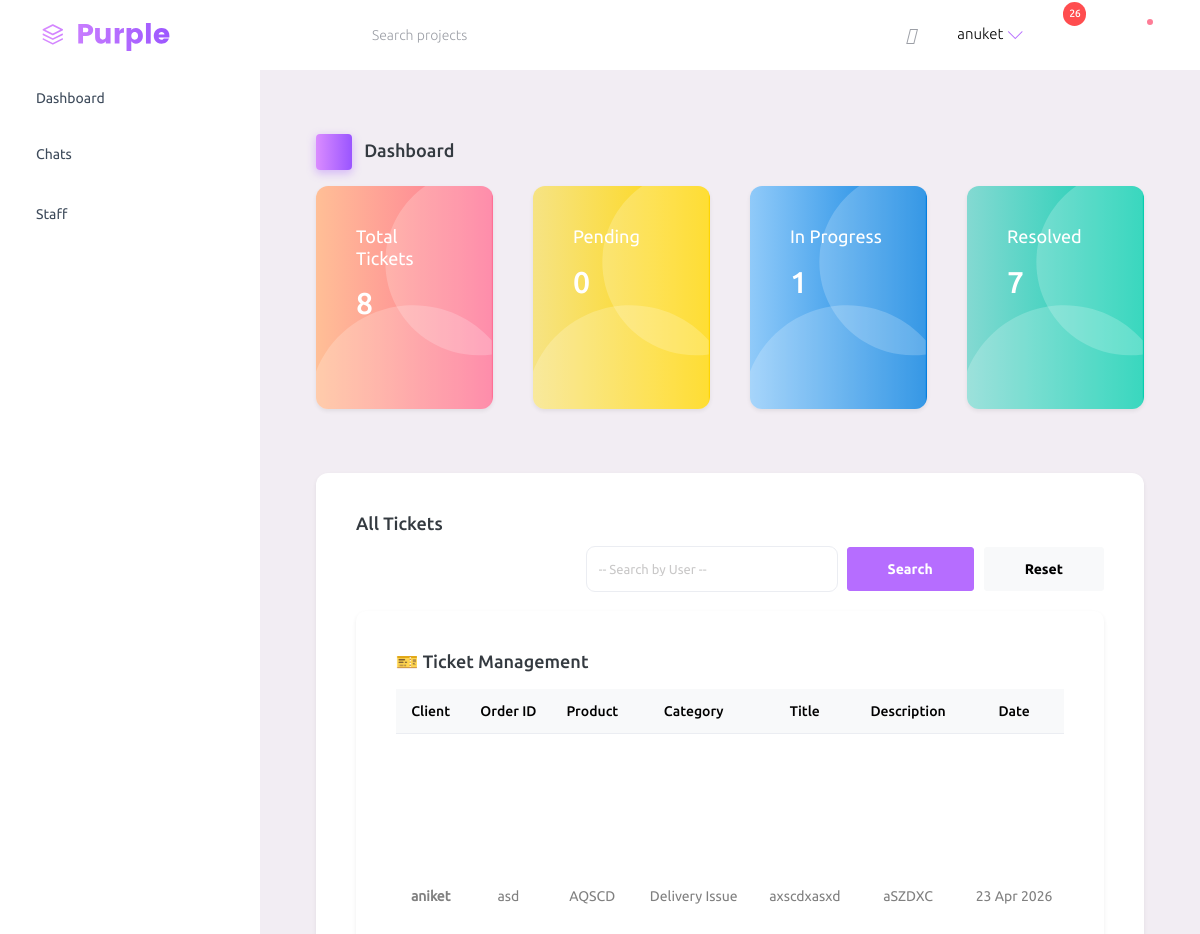
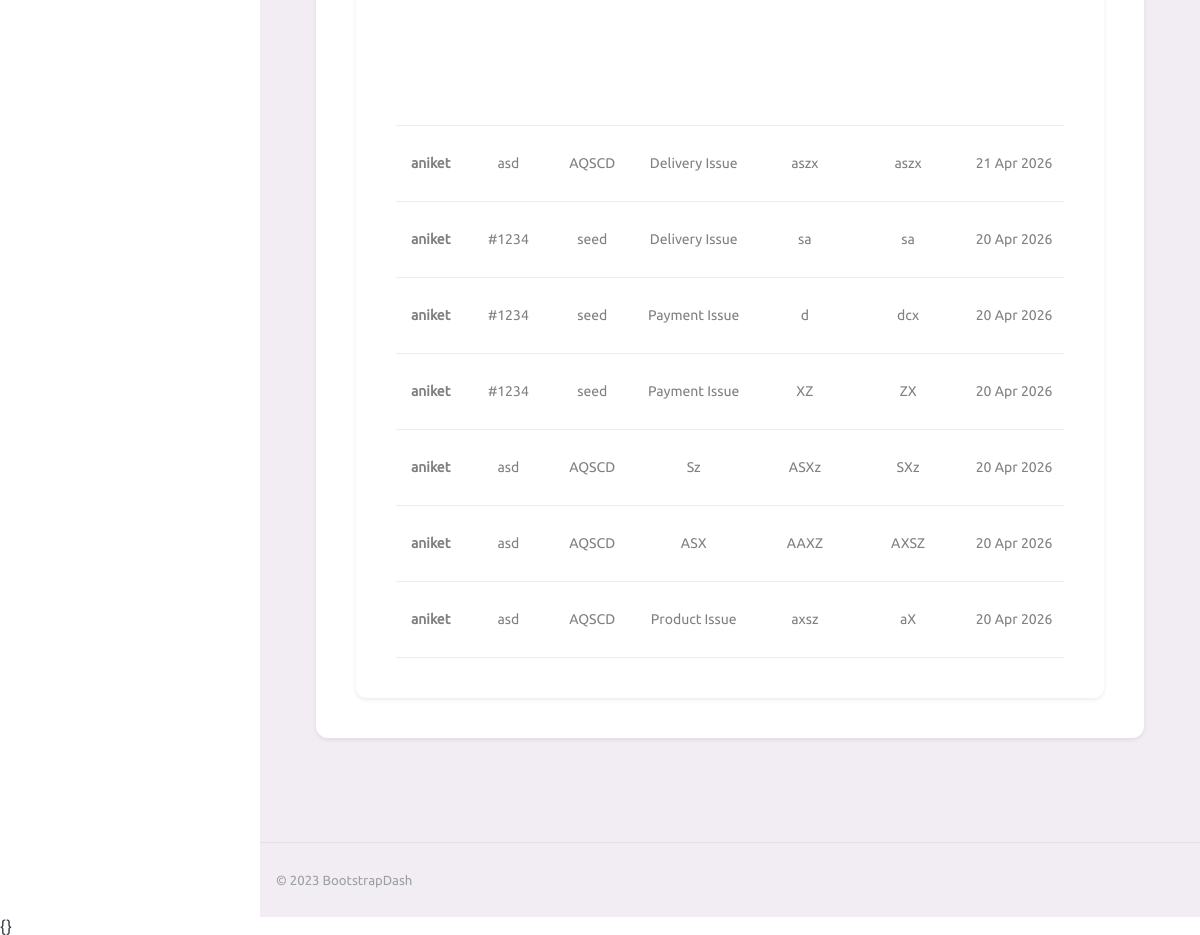
/admin-dashboard/ (signed in), run on the app's committed database (2 pictures, top to bottom).
### user/models.py (models this page shows, shortened)
class Ticket(models.Model):
    STATUS_CHOICES = [
        ('pending', 'Pending'),
        ('in_progress', 'In Progress'),
        ('resolved', 'Resolved'),
    ]
    user = models.ForeignKey(User, on_delete=models.CASCADE)
    title = models.CharField(max_length=255)
    description = models.TextField()
    image = models.ImageField(upload_to='tickets/images/', blank=True, null=True)
    document = models.FileField(upload_to='tickets/docs/', blank=True, null=True)
    purchase = models.ForeignKey(Purchase, on_delete=models.CASCADE, blank=True, null=True)
    other = models.CharField(max_length=255, blank=True, null=True)
    assigned_to = models.ForeignKey(User, on_delete=models.SET_NULL, null=True, blank=True, limit_choices_to={'is_staff': True}, related_name='assigned_tickets')
    category = models.CharField(max_length=50,blank=True, null=True)
    status = models.CharField(max_length=20, choices=STATUS_CHOICES, default='pending')
    created_at = models.DateTimeField(auto_now_add=True)

class Purchase(models.Model):
    mobile = models.CharField(max_length=15, null=True, blank=True)
    user = models.ForeignKey(User, on_delete=models.CASCADE)
    product_name = models.CharField(max_length=200)
    purchase_id = models.CharField(max_length=100)
    created_at = models.DateTimeField(auto_now_add=True)

### user/views.py (the view)
# urls.py: path('admin-dashboard/', views.admin_dashboard, name='admin_dashboard'),
@login_required(login_url='admin_login')
def admin_dashboard(request):
    if not request.user.is_staff:
        return redirect('admin_login')
    selected_user = request.GET.get('user')
    selected_purchase = request.GET.get('purchase_id')
    tickets = Ticket.objects.all().order_by('-created_at')
    if selected_user:
        tickets = tickets.filter(user_id=selected_user)
    total = tickets.count()
    pending = tickets.filter(status='pending').count()
    resolved = tickets.filter(status='resolved').count()
    in_progress = tickets.filter(status='in_progress').count()
    users = User.objects.filter(ticket__isnull=False).distinct()
    staff_users = User.objects.filter(is_staff=True)
    new_tickets = Ticket.objects.filter(status='pending').order_by('-created_at')[:5]
    unread_messages = TicketComment.objects.filter(
        is_read=False
    ).order_by('-created_at')[:5]
    unread_count = TicketComment.objects.filter(
        is_read=False
    ).count()
    tickets_with_messages = Ticket.objects.filter(
        chats__sender__is_staff=False
    ).distinct().order_by('-created_at')
    if selected_user:
        tickets_with_messages = tickets_with_messages.filter(user_id=selected_user)
    gallery_tickets = Ticket.objects.all().order_by('-created_at')
    if selected_user:
        gallery_tickets = gallery_tickets.filter(user_id=selected_user)
    if selected_purchase:
        gallery_tickets = gallery_tickets.filter(
            purchase__purchase_id=selected_purchase
        )
    if selected_user:
         purchases = Purchase.objects.filter(user_id=selected_user).distinct()
    else:
        purchases = Purchase.objects.none()
    return render(request, 'Dashboard/index.html', {
        'total': total,
        'pending': pending,
        'resolved': resolved,
        'in_progress': in_progress,
        'tickets': tickets,
        'staff_users': staff_users,
        'new_tickets': new_tickets,
        'unread_messages': unread_messages,
        'unread_count': unread_count,
        'tickets_with_messages': tickets_with_messages,
        'users': users,
        'purchases': purchases,
        'selected_user': selected_user,
        'selected_purchase': selected_purchase,
        'gallery_tickets': gallery_tickets,
    })

### user/templates/Dashboard/index.html (shortened to what this page needs)
{% extends 'Dashboard/base.html' %}
{% block content %}
{% load static %}
<div class="main-panel" style="margin-left:0 !important; width:100% !important;">
  <div class="content-wrapper" style="padding:20px; width:100%;">
    <div class="page-header mb-3">
      <h3 class="page-title">
        <span class="page-title-icon bg-gradient-primary text-white me-2">
          <i class="mdi mdi-home"></i>
        </span>
        Dashboard
      </h3>
    </div>
    <div class="row">
      <div class="col-md-3 stretch-card grid-margin">
        <div class="card bg-gradient-danger card-img-holder text-white shadow-sm" style="border-radius:12px; overflow:hidden;">
          <div class="card-body">
            <img src="{% static 'assets/images/dashboard/circle.svg' %}" class="card-img-absolute" />
            <h4 class="font-weight-normal mb-3">
            </h4>
            <h2 class="mb-5">{{ total }}</h2>
          </div>
        </div>
      </div>
      <div class="col-md-3 stretch-card grid-margin">
        <div class="card bg-gradient-warning card-img-holder text-white shadow-sm" style="border-radius:12px; overflow:hidden;">
          <div class="card-body">
            <img src="{% static 'assets/images/dashboard/circle.svg' %}" class="card-img-absolute" />
            <h4 class="font-weight-normal mb-3">
            </h4>
            <h2 class="mb-5">{{ pending }}</h2>
          </div>
        </div>
      </div>
      <div class="col-md-3 stretch-card grid-margin">
        <div class="card bg-gradient-info card-img-holder text-white shadow-sm" style="border-radius:12px; overflow:hidden;">
          <div class="card-body">
            <img src="{% static 'assets/images/dashboard/circle.svg' %}" class="card-img-absolute" />
            <h4 class="font-weight-normal mb-3">
            </h4>
            <h2 class="mb-5">{{ in_progress }}</h2>
          </div>
        </div>
      </div>
      <div class="col-md-3 stretch-card grid-margin">
        <div class="card bg-gradient-success card-img-holder text-white shadow-sm" style="border-radius:12px; overflow:hidden;">
          <div class="card-body">
            <img src="{% static 'assets/images/dashboard/circle.svg' %}" class="card-img-absolute" />
            <h4 class="font-weight-normal mb-3">
            </h4>
            <h2 class="mb-5">{{ resolved }}</h2>
          </div>
        </div>
      </div>
    </div>
    <div class="row mt-4">
      <div class="col-12 grid-margin">
        <div class="card shadow-sm" style="border-radius:12px;">
          <div class="card-body">
            <h4 class="card-title">All Tickets</h4>
            <form method="GET" style="margin-bottom: 20px; display:flex; justify-content:flex-end;">
              <div style="display:flex; gap:10px;">
                <select name="user" class="form-control" style="width:250px; border-radius:8px;">
                  <option value="">-- Search by User --</option>
                </select>
                <button type="submit" class="btn btn-primary">Search</button>
                <a href="{% url 'admin_dashboard' %}" class="btn btn-light">Reset</a>
              </div>
            </form>
            <div class="card shadow-sm" style="border-radius:10px;">
              <div class="card-body">
                <h4 class="card-title mb-3">🎫 Ticket Management</h4>
                <div class="table-responsive" style="overflow-x:auto;">
                  <table class="table table-hover table-sm align-middle text-center" style="min-width:1200px;">
                    <thead class="table-light">
                      <tr>
                        <th>Client</th>
                        <th>Order ID</th>
                        <th>Product</th>
                        <th>Category</th>
                        <th>Title</th>
                        <th>Description</th>
                        <th>Date</th>
                      </tr>
                    </thead>
                    <tbody>
                      {% for t in tickets %}
                      <tr>
                        <td><b>{{ t.user.username }}</b></td>
                        <td>{{ t.purchase.purchase_id }}</td>
                        <td>{{ t.purchase.product_name }}</td>
                        <td>{{ t.category|default:"-" }}</td>
                        <td>{{ t.title|default:"-" }}</td>
                        <td style="max-width:150px; white-space:nowrap; overflow:hidden; text-overflow:ellipsis;">
                          {{ t.description|truncatechars:20 }}
                        </td>
                        <td>{{ t.created_at|date:"d M Y" }}</td>
                      </tr>
                      {% endfor %}
                    </tbody>
                  </table>
                </div>
              </div>
            </div>
          </div>
        </div>
      </div>
    </div>
  </div>
</div>
{% endblock %}

### user/templates/Dashboard/base.html (shortened to what this page needs)
{% load static %}
<!doctype html>
<html lang="en">
  <head>
    <link
      rel="stylesheet"
      href="{% static 'assets/vendors/mdi/css/materialdesignicons.min.css' %}"
    />
    <link
      rel="stylesheet"
      href="{% static 'assets/vendors/ti-icons/css/themify-icons.css' %}"
    />
    <link
      rel="stylesheet"
      href="{% static 'assets/vendors/css/vendor.bundle.base.css' %}"
    />
    <link
      rel="stylesheet"
      href="{% static 'assets/vendors/font-awesome/css/font-awesome.min.css' %}"
    />
    <link
      rel="stylesheet"
      href="{% static 'assets/vendors/bootstrap-datepicker/bootstrap-datepicker.min.css' %}"
    />
    <link rel="stylesheet" href="{% static 'assets/css/style.css' %}" />
  </head>
  <body>
    <div class="container-scroller">
      <nav
        class="navbar default-layout-navbar col-lg-12 col-12 p-0 fixed-top d-flex flex-row"
      >
        <div
          class="text-center navbar-brand-wrapper d-flex align-items-center justify-content-start"
        >
          <a class="navbar-brand brand-logo" href="index.html"
            ><img src="assets/images/logo.svg" alt="logo"
          /></a>
        </div>
        <div class="navbar-menu-wrapper d-flex align-items-stretch">
          <button
            class="navbar-toggler navbar-toggler align-self-center"
            type="button"
            data-toggle="minimize"
          >
            <span class="mdi mdi-menu"></span>
          </button>
          <div class="search-field d-none d-md-block">
            <form class="d-flex align-items-center h-100" action="#">
              <div class="input-group">
                <div class="input-group-prepend bg-transparent">
                  <i class="input-group-text border-0 mdi mdi-magnify"></i>
                </div>
                <input
                  type="text"
                  class="form-control bg-transparent border-0"
                  placeholder="Search projects"
                />
              </div>
            </form>
          </div>
          <ul class="navbar-nav navbar-nav-right">
            <li class="nav-item nav-profile dropdown">
              <a
                class="nav-link dropdown-toggle"
                id="profileDropdown"
                href="#"
                data-bs-toggle="dropdown"
              >
                <div class="nav-profile-img">
                  <i class="fa-solid fa-user"></i>
                </div>
                <div class="nav-profile-text">
                  <p class="mb-1 text-black">{{ request.user.username }}</p>
                </div>
              </a>
            </li>
          <li class="nav-item dropdown">
  <a class="nav-link count-indicator dropdown-toggle"
     data-bs-toggle="dropdown"
     style="position:relative; cursor:pointer;">
    <i class="mdi mdi-email-outline" style="font-size:22px;"></i>
    {% if unread_count > 0 %}
    <span style="
      position:absolute;
      top:2px;
      right:2px;
      background:#ff4d4f;
      color:white;
      font-size:10px;
      padding:3px 6px;
      border-radius:50%;
      font-weight:600;">
      {{ unread_count }}
    </span>
    {% endif %}
  </a>
</li>
            <li class="nav-item dropdown">
              <a
                class="nav-link count-indicator dropdown-toggle"
                data-bs-toggle="dropdown"
              >
                <i class="mdi mdi-bell-outline"></i>
                <span class="count-symbol bg-danger"></span>
              </a>
            </li>
          </ul>
        </div>
      </nav>
      <div class="container-fluid page-body-wrapper">
        <nav class="sidebar sidebar-offcanvas" id="sidebar">
          <ul class="nav">
            <li class="nav-item">
              <a class="nav-link" href="{% url 'admin_dashboard' %}">
                <span class="menu-title">Dashboard</span>
                <i class="mdi mdi-home menu-icon"></i>
              </a>
            </li>
          <li class="nav-item">
  <a
    class="nav-link"
    data-bs-toggle="collapse"
    href="#chatMenu"
  >
    <span class="menu-title">Chats</span>
    <i class="mdi mdi-chat-processing menu-icon"></i>
  </a>
</li>
            <li class="nav-item">
  <a class="nav-link "
     data-bs-toggle="collapse"
     href="#staffMenu"
     aria-expanded="false"
     aria-controls="staffMenu">
    <span>
      <span class="menu-title">Staff</span>
      <i class="mdi mdi-account-group me-2"></i>
    </span>
  </a>
</li>
          </ul>
        </nav>
    <div class="main-panel">
      <div class="content-wrapper">
        {% block content %}
        {% endblock %}
      </div>
      <footer class="footer">
        <div class="d-sm-flex justify-content-center justify-content-sm-between">
          <span class="text-muted">© 2023 BootstrapDash</span>
        </div>
      </footer>
    </div>
  </div>
</div>
</body>
</html>

### data on the page
Ticket: user.username "aniket", purchase.purchase_id "asd", purchase.product_name "AQSCD", category "Delivery Issue", title "axscdxasxd", description "aSZDXC", created_at "23 Apr 2026"
Ticket: user.username "aniket", purchase.purchase_id "asd", purchase.product_name "AQSCD", category "Delivery Issue", title "aszx", description "aszx", created_at "21 Apr 2026"
Ticket: user.username "aniket", purchase.purchase_id "#1234", purchase.product_name "seed", category "Delivery Issue", title "sa", description "sa", created_at "20 Apr 2026"
Ticket: user.username "aniket", purchase.purchase_id "#1234", purchase.product_name "seed", category "Payment Issue", title "d", description "dcx", created_at "20 Apr 2026"
Ticket: user.username "aniket", purchase.purchase_id "#1234", purchase.product_name "seed", category "Payment Issue", title "XZ", description "ZX", created_at "20 Apr 2026"
Ticket: user.username "aniket", purchase.purchase_id "asd", purchase.product_name "AQSCD", category "Sz", title "ASXz", description "SXz", created_at "20 Apr 2026"
Ticket: user.username "aniket", purchase.purchase_id "asd", purchase.product_name "AQSCD", category "ASX", title "AAXZ", description "AXSZ", created_at "20 Apr 2026"
Ticket: user.username "aniket", purchase.purchase_id "asd", purchase.product_name "AQSCD", category "Product Issue", title "axsz", description "aX", created_at "20 Apr 2026"

### other printed values
{{ request.user.username }} "anuket"
{{ unread_count }} "26"
